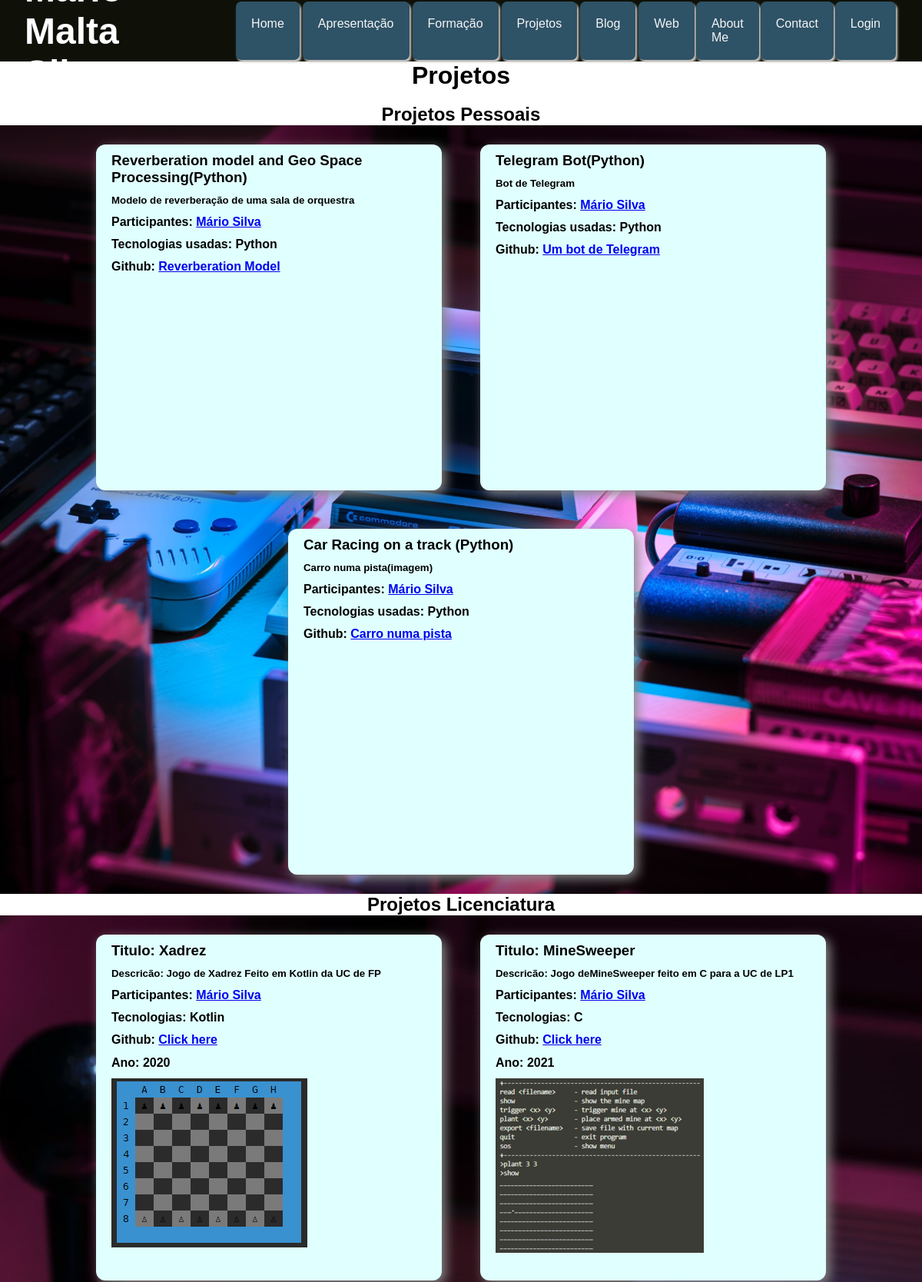
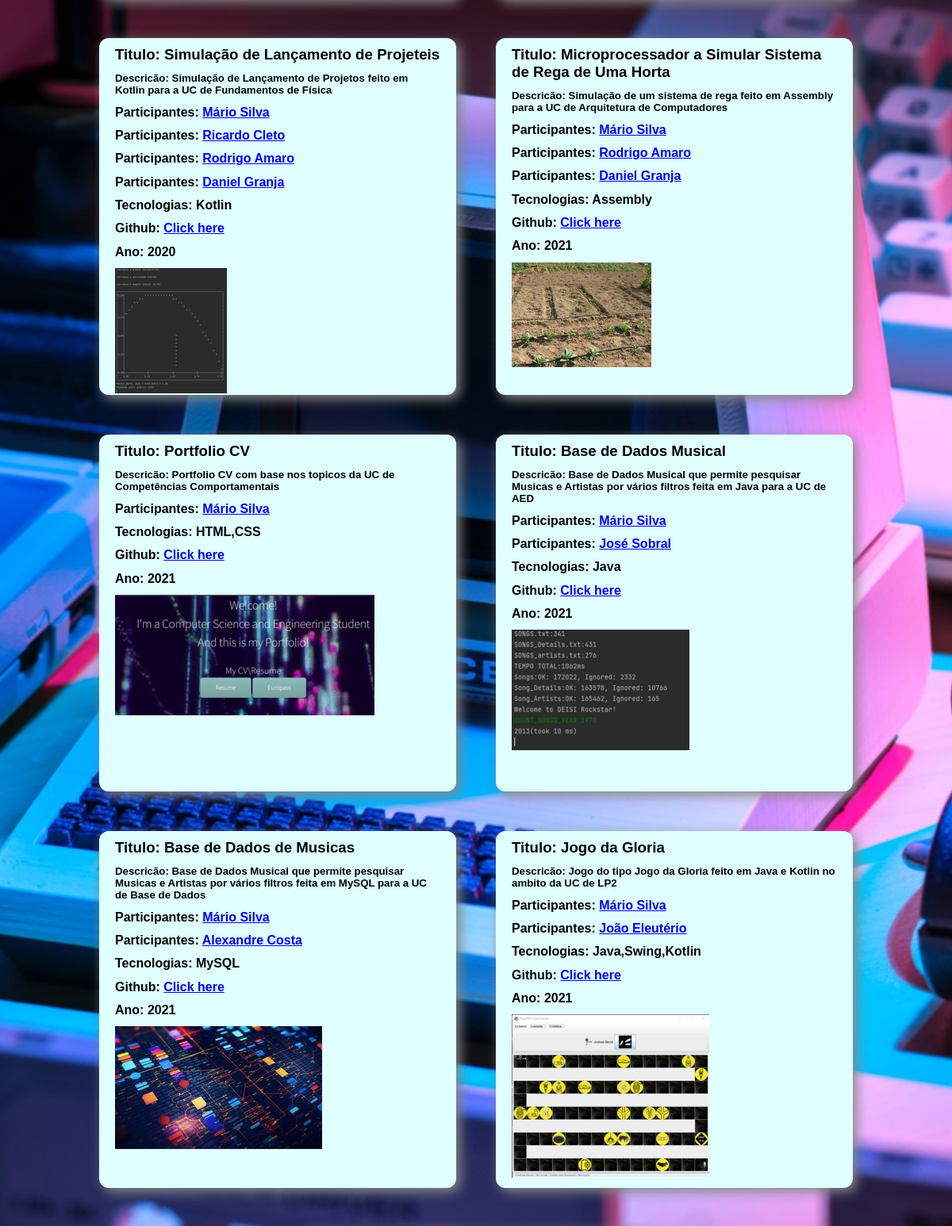
Page /projetos (upper part) on the committed database (2 pictures, top to bottom).
### portfolio/models.py (models this page shows, shortened)
class Projetos(models.Model):
    titulo = models.CharField(max_length=200)
    descricao = models.CharField(max_length=500)
    participantes = models.ManyToManyField(Pessoa, blank=True)
    tecnologias = models.CharField(max_length=100)
    github = models.URLField(max_length=200, blank=True)
    ano = models.IntegerField(default=0)
    imagem = models.ImageField(upload_to='media/', null=True)

class Pessoa(models.Model):
    nome = models.CharField(max_length=100)
    linkedin = models.URLField(max_length=200, blank=True)
    def __str__(self):
        return f"{self.nome}"

### portfolio/views.py (the view)
# urls.py: path('projetos', views.projetos_view, name='projetos'),
def projetos_view(request):
    context = {'projetos': Projetos.objects.all()}
    return render(request, 'portfolio/projetos.html', context)

### portfolio/templates/portfolio/projetos.html (shortened to what this page needs)
{% extends 'portfolio/layout.html' %}
{% block main %}
    {%  load static %}
<link rel="stylesheet" type="text/css" href="{% static 'portfolio/css/style.css' %}"/>
<link rel="stylesheet" type="text/css" href="{% static 'portfolio/css/projetos.css' %}"/>
    <h1 div style="text-align:center">Projetos</h1>
    <br>
    <h2 style="text-align:center">Projetos Pessoais</h2>
<div class="container" >
  <div>
    <h3 style="margin-bottom:0.30cm;" >Reverberation model and Geo Space Processing(Python) </h3>
    <h5 style="margin-bottom:0.30cm;">Modelo de reverberação de uma sala de orquestra </h5>
    <h4 style="margin-bottom:0.30cm;">Participantes:  <a href="https://github.com/mariosilva22007457" target="_blank" > Mário Silva </a> </h4>
    <h4 style="margin-bottom:0.30cm;">Tecnologias usadas: Python </h4>
    <h4 style="margin-bottom:0.30cm;">Github: <a href="https://github.com/mj25200/Reverberation-model-and-Geo-Space-Processing-Python-" target="_blank"> Reverberation Model  </a> </h4>
         {% load static %}
  </div>
  <div>
    <h3 style="margin-bottom:0.30cm;">Telegram Bot(Python) </h3>
    <h5 style="margin-bottom:0.30cm;">Bot de Telegram </h5>
    <h4 style="margin-bottom:0.30cm;">Participantes:  <a href="https://github.com/mariosilva22007457" target="_blank" > Mário Silva </a> </h4>
    <h4 style="margin-bottom:0.30cm;">Tecnologias usadas: Python </h4>
    <h4 style="margin-bottom:0.30cm;">Github: <a href="https://github.com/mj25200/PythonBots" target="_blank"> Um bot de Telegram </a> </h4>
  </div>
  <div>
    <h3 style="margin-bottom:0.30cm;">Car Racing on a track (Python) </h3>
    <h5 style="margin-bottom:0.30cm;">Carro numa pista(imagem) </h5>
    <h4 style="margin-bottom:0.30cm;">Participantes:  <a href="https://github.com/mariosilva22007457" target="_blank" > Mário Silva </a> </h4>
    <h4 style="margin-bottom:0.30cm;">Tecnologias usadas: Python </h4>
    <h4 style="margin-bottom:0.30cm;">Github: <a href="https://github.com/mj25200/Race-Car-Python" target="_blank"> Carro numa pista</a> </h4>
  </div>
 </div>
    <h2 style="text-align:center">Projetos Licenciatura</h2>
    <div class="container" >
 {% for projeto in projetos %}
  <div>
    <h3 style="margin-bottom:0.30cm;" >  Titulo:  {{projeto.titulo}}      </h3>
    <h5 style="margin-bottom:0.30cm;"> Descricão:    {{projeto.descricao}}           </h5>
        {% for pessoas in projeto.participantes.all %}
    <h4 style="margin-bottom:0.30cm;">  Participantes:   <a href="{{ pessoas.linkedin }}" target="_blank" > {{ pessoas }}</a> </h4>
    {% endfor %}
    <h4 style="margin-bottom:0.30cm;">  Tecnologias:      {{ projeto.tecnologias }}              </h4>
    <h4 style="margin-bottom:0.30cm;"> Github:   <a href="{{projeto.github}}" target="_blank"> Click here </a> </h4>
         <h4 style="margin-bottom:0.30cm;">  Ano: {{ projeto.ano}}   </h4>
       <h4 style="margin-bottom:0.30cm;"> <a href="{{projeto.github}}" target="_blank"> <img src="{{ projeto.imagem.url }}" alt="error"> </a>   </h4>
         {% load static %}
  </div>
          {% endfor %}
 </div>
{% endblock main %}

### portfolio/templates/portfolio/layout.html (shortened to what this page needs)
<!DOCTYPE html>
<html lang="en">
<head>
    {% load static %}
    <link rel="stylesheet" type="text/css" href="{% static 'portfolio/css/style.css' %}"/>
    <link rel="stylesheet" type="text/css" href="{% static 'portfolio/css/home.css' %}"/>
</head>
<body>
<header >
    <div>   <h2>Mário Malta Silva</h2>  </div>
    <div class="menu">
        <nav class="nav-menu">
            <br>
            <a class="linkz" href="{% url 'portfolio:home' %}">Home</a>
            <a class="linkz" href="{% url 'portfolio:home' %}#welcome">Apresentação</a>
            <a class="linkz" href="{% url 'portfolio:formacao' %}">Formação</a>
            <a class="linkz" href="{% url 'portfolio:projetos' %}">Projetos</a>
            <a class="linkz" href="{% url 'portfolio:blog' %}">Blog</a>
            <a class="linkz" href="{% url 'portfolio:web' %}">Web</a>
            <a class="linkz" style="margin-left: auto" href="{% url 'portfolio:home' %}#aboutMe">About Me</a>
             <a class="linkz" style="margin-left: auto" href="{% url 'portfolio:home' %}#Contactos">Contact</a>
            <a class="linkz" style="margin-left: auto" href="{% url 'portfolio:login' %}">Login</a>
        </nav>
    </div>
</header>
{% block main %}
{% endblock main %}
</body>
</html>

### portfolio/static/portfolio/css/style.css (style rules this page uses)
* { padding: 0; margin: 0; box-sizing:border-box; font-family: sans-serif; }
header { height: 10vh; background: #0F1108; background-repeat: no-repeat; background-position: center center; background-attachment: fixed; background-size: cover; position: sticky; color: white; top: 0; z-index: 99; display:flex; justify-content: space-between; align-items: center; }
header div { font-size: 2em; padding: 1em; }
header nav { display:flex; justify-contents: flex-end; }
nav a { padding: 0 1em; text-decoration: none; font-size: 1rem; color: lightgray; }
* { margin: 0; }

### portfolio/static/portfolio/css/home.css (style rules this page uses)
* { padding: 0; margin: 0; }

### portfolio/static/portfolio/css/projetos.css (style rules this page uses)
.container { display: flex; background-image: url('../images/lorenzo-herrera-p0j-mE6mGo4-unsplash.jpg'); flex-wrap: wrap; min-height: 300px; justify-content:center; background-attachment: scroll; background-position: center; background-repeat: no-repeat; background-size: cover; }
.container div { width: 450px; height: 450px; box-shadow: 5px 5px 15px #888888; border-radius: 12px; padding: 10px 20px; background-color: lightcyan; margin: 25px; align-items: center; flex-wrap: wrap; justify-content: space-around; }

### portfolio/templates/portfolio/layout.html (style rules this page uses)
html, body { max-width: 100%; overflow-x: hidden; }
.menu a:last-child { margin-left: auto; }
.linkz { padding: 20px; text-decoration: none; background-color: #2E5266; margin: 2px; color: whitesmoke; box-shadow: 2px 3px 3px #D3D0CB; border-radius: 7px; }
.nav-menu { display:flex; height: 10%; }

### rows in the picture
Projetos: titulo "Xadrez", descricao "Jogo de Xadrez Feito em Kotlin da UC de FP", tecnologias "Kotlin", ano "2020", imagem (picture)
Pessoa: nome "Mário Silva"
Projetos: titulo "MineSweeper", descricao "Jogo deMineSweeper feito em C para a UC de LP1", tecnologias "C", ano "2021", imagem (picture)
Projetos: titulo "Simulação de Lançamento de Projeteis", descricao "Simulação de Lançamento de Projetos feito em Kotlin para a UC de Fundamentos de Física", tecnologias "Kotlin", ano "2020", imagem (picture)
Pessoa: nome "Ricardo Cleto"
Pessoa: nome "Rodrigo Amaro"
Pessoa: nome "Daniel Granja"
Projetos: titulo "Microprocessador a Simular Sistema de Rega de Uma Horta", descricao "Simulação de um sistema de rega feito em Assembly para a UC de Arquitetura de Computadores", tecnologias "Assembly", ano "2021", imagem (picture)
Projetos: titulo "Portfolio CV", descricao "Portfolio CV com base nos topicos da UC de Competências Comportamentais", tecnologias "HTML,CSS", ano "2021", imagem (picture)
Projetos: titulo "Base de Dados Musical", descricao "Base de Dados Musical que permite pesquisar Musicas e Artistas por vários filtros feita em Java para a UC de AED", tecnologias "Java", ano "2021", imagem (picture)
Pessoa: nome "José Sobral"
Projetos: titulo "Base de Dados de Musicas", descricao "Base de Dados Musical que permite pesquisar Musicas e Artistas por vários filtros feita em MySQL para a UC de Base de Dados", tecnologias "MySQL", ano "2021", imagem (picture)
Pessoa: nome "Alexandre Costa"
Projetos: titulo "Jogo da Gloria", descricao "Jogo do tipo Jogo da Gloria feito em Java e Kotlin no ambito da UC de LP2", tecnologias "Java,Swing,Kotlin", ano "2021", imagem (picture)
Pessoa: nome "João Eleutério"
